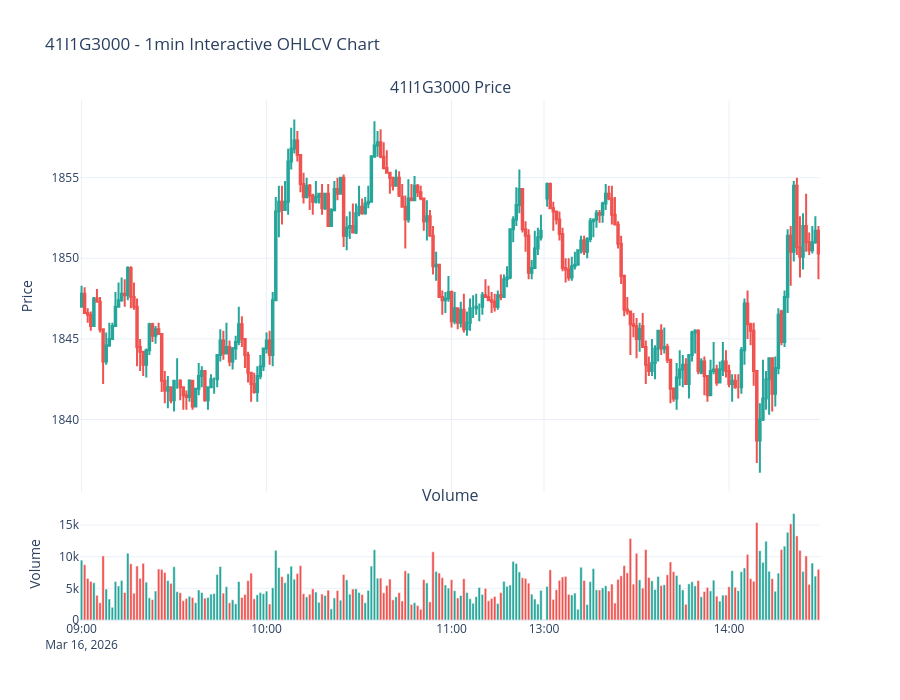

Notebook code cell kept with this figure:
### Markdown cell above
## Visualize OHLCV

### Code cell
import plotly.graph_objects as go
from plotly.subplots import make_subplots

# 1. Convert to OHLCV
if df is not None:
    ohlcv = tick_to_ohlcv(df, interval=TIME_INTERVAL)
    print(f"OHLCV - {TIME_INTERVAL}: {len(ohlcv)} candles")
    
    # Determine Volume bar colors (Green for bullish, Red for bearish)
    volume_colors = ['#26a69a' if row['close'] >= row['open'] else '#ef5350' for _, row in ohlcv.iterrows()]

    # 2. Create interactive subplots (Row 1 = Candlestick, Row 2 = Volume)
    fig = make_subplots(
        rows=2, cols=1, 
        shared_xaxes=True, 
        vertical_spacing=0.03, 
        subplot_titles=(f'{STOCK} Price', 'Volume'), 
        row_width=[0.2, 0.7]  # 70% height for price, 20% for volume
    )

    # 3. Add Candlestick Trace
    fig.add_trace(
        go.Candlestick(
            x=ohlcv['timestamp'],
            open=ohlcv['open'],
            high=ohlcv['high'],
            low=ohlcv['low'],
            close=ohlcv['close'],
            name='Price',
            increasing_line_color='#26a69a', # Custom green
            decreasing_line_color='#ef5350'  # Custom red
        ),
        row=1, col=1
    )

    # 4. Add Volume Trace
    fig.add_trace(
        go.Bar(
            x=ohlcv['timestamp'],
            y=ohlcv['volume'], 
            name='Volume',
            marker_color=volume_colors
        ),
        row=2, col=1
    )

    # 5. Format layout
    fig.update_layout(
        title=f"{STOCK} - {TIME_INTERVAL} Interactive OHLCV Chart",
        xaxis_rangeslider_visible=False, # Hides the redundant rangeslider at the bottom
        height=700,
        template='plotly_white',
        showlegend=False
    )
    
    # Tweak y-axis to not start at 0 for price
    fig.update_yaxes(title_text="Price", row=1, col=1)
    fig.update_yaxes(title_text="Volume", row=2, col=1)

    # Add this right before fig.show() to hide the lunch gap!
    fig.update_xaxes(
        rangebreaks=[
            dict(bounds=[11.5, 13], pattern="hour")
        ]
    )

    fig.show()
else:
    print("No OHLCV data to plot")

### Figure 1 — Plotly figure (JSON) as saved in the notebook; plotly's stock layout.template omitted (floating-point values rounded to 4 significant figures; data arrays with more than 128 entries replaced by an {"elided": "..."} marker saying what was removed)
{"data": [{"close": {"elided": "239 float values"}, "decreasing": {"line": {"color": "#ef5350"}}, "high": {"elided": "239 float values"}, "increasing": {"line": {"color": "#26a69a"}}, "low": {"elided": "239 float values"}, "name": "Price", "open": {"elided": "239 float values"}, "type": "candlestick", "x": {"elided": "239 str values"}, "xaxis": "x", "yaxis": "y"}, {"marker": {"color": {"elided": "239 str values"}}, "name": "Volume", "type": "bar", "x": {"elided": "239 str values"}, "xaxis": "x2", "y": {"elided": "239 int values"}, "yaxis": "y2"}], "layout": {"annotations": [{"font": {"size": 16}, "showarrow": false, "text": "41I1G3000 Price", "x": 0.5, "xanchor": "center", "xref": "paper", "y": 1, "yanchor": "bottom", "yref": "paper"}, {"font": {"size": 16}, "showarrow": false, "text": "Volume", "x": 0.5, "xanchor": "center", "xref": "paper", "y": 0.2156, "yanchor": "bottom", "yref": "paper"}], "height": 700, "showlegend": false, "title": {"text": "41I1G3000 - 1min Interactive OHLCV Chart"}, "xaxis": {"anchor": "y", "domain": [0, 1], "matches": "x2", "rangebreaks": [{"bounds": [11.5, 13], "pattern": "hour"}], "rangeslider": {"visible": false}, "showticklabels": false}, "xaxis2": {"anchor": "y2", "domain": [0, 1], "rangebreaks": [{"bounds": [11.5, 13], "pattern": "hour"}]}, "yaxis": {"anchor": "x", "domain": [0.2456, 1], "title": {"text": "Price"}}, "yaxis2": {"anchor": "x2", "domain": [0, 0.2156], "title": {"text": "Volume"}}}}
